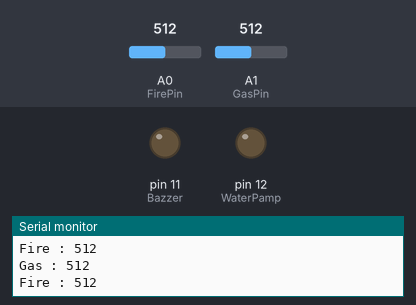
A sketch run on a simulated Arduino Uno, built with avr-gcc and run on an emulated ATmega328P. Parts: output pins drawn as LEDs (lit = HIGH), the last lines printed to the serial monitor. Inputs (shaded band) come from the test bench; at power-on: A0 (FirePin) = 512, A1 (GasPin) = 512.

Above: at 1.2 s.
1.3 s: A0 (FirePin) set to 212
2.8 s: A0 (FirePin) set to 189
At 3.6 s:
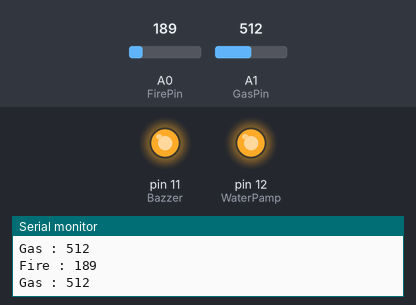
5.8 s: A1 (GasPin) set to 190
At 7.6 s:
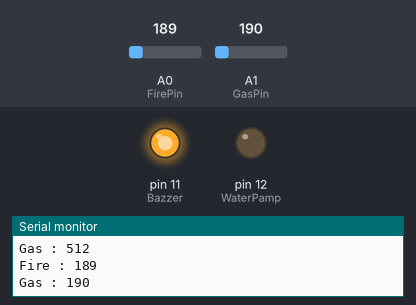
8.8 s: A0 (FirePin) set to 1023
At 9.8 s:
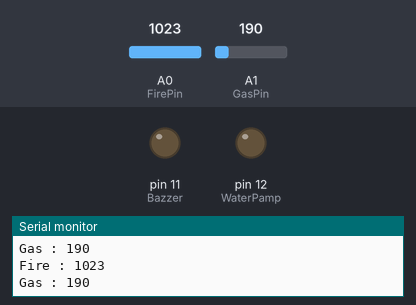
10.3 s: A0 (FirePin) set to 190
At 11.1 s:
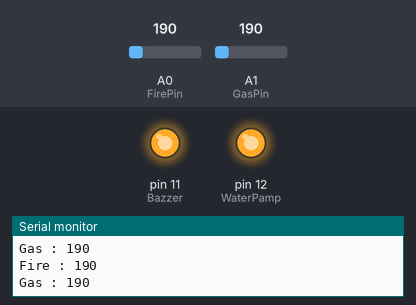
Timing chart, 0 to 13.3 s (numbered marks = the images above; inputs shaded):
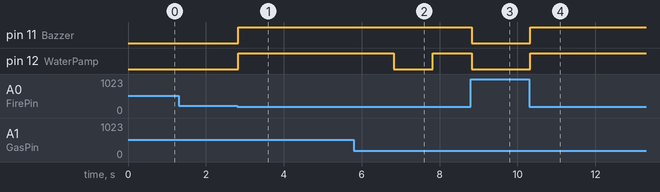

The sketch:

Fire_And_Gas_Sensor.ino
```cpp
int FirePin = A0;
int GasPin = A1;

int FireState = 0;
int GasState = 0;

int Bazzer = 11;
int WaterPamp = 12;

int GasFlag = 0;

void setup() {
  Serial.begin(9600);
  pinMode(FirePin, INPUT);
  pinMode(GasPin, INPUT);
  pinMode(Bazzer, OUTPUT);
  pinMode(WaterPamp, OUTPUT);

}

void loop() {
  FireState = analogRead(FirePin);
  GasState = analogRead(GasPin);

  Serial.print("Fire : ");
  Serial.println( FireState);

  Serial.print("Gas : ");
  Serial.println(GasState);


  if(FireState <= 200){
    digitalWrite(Bazzer, HIGH);
    digitalWrite(WaterPamp, HIGH);
    delay(1000);
    digitalWrite(Bazzer, LOW);
    digitalWrite(WaterPamp, LOW);
  }


  if(GasState <= 200 && GasFlag == 0){
    GasFlag = 1;
    digitalWrite(Bazzer, HIGH);
    delay(1000);
    digitalWrite(Bazzer, LOW);
  }


  if(GasState > 350){
    GasFlag = 0;
  }

}
```

Measured:
- the behaviour switches between 201 and 200 on A0 (FirePin) (found by bisection; images 0 and 1)
- after the input at 2.8 s, pin 11 (Bazzer), pin 12 (WaterPamp): LOW → HIGH at once
- after the input at 5.8 s, pin 12 (WaterPamp): HIGH → LOW after 1.0 s, → HIGH 1.0 s later
- after the input at 8.8 s, pin 11 (Bazzer), pin 12 (WaterPamp): HIGH → LOW at once
- after the input at 10.3 s, pin 11 (Bazzer), pin 12 (WaterPamp): LOW → HIGH at once
